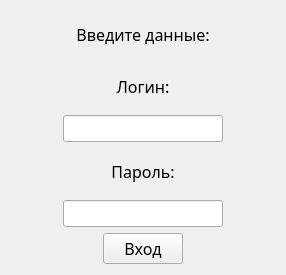
<?xml version="1.0" encoding="UTF-8"?>
<ui version="4.0">
 <class>Login</class>
 <widget class="QWidget" name="Login">
  <property name="geometry">
   <rect>
    <x>0</x>
    <y>0</y>
    <width>286</width>
    <height>275</height>
   </rect>
  </property>
  <property name="windowTitle">
   <string>Form</string>
  </property>
  <layout class="QGridLayout" name="gridLayout_2">
   <item row="0" column="0">
    <layout class="QGridLayout" name="gridLayout">
     <item row="0" column="0">
      <spacer name="horizontalSpacer_3">
       <property name="orientation">
        <enum>Qt::Horizontal</enum>
       </property>
       <property name="sizeHint" stdset="0">
        <size>
         <width>40</width>
         <height>20</height>
        </size>
       </property>
      </spacer>
     </item>
     <item row="0" column="1">
      <layout class="QVBoxLayout" name="verticalLayout">
       <item>
        <widget class="QLabel" name="prosto_label">
         <property name="font">
          <font>
           <family>Segoe Script</family>
           <pointsize>12</pointsize>
          </font>
         </property>
         <property name="text">
          <string>Введите данные:</string>
         </property>
         <property name="alignment">
          <set>Qt::AlignCenter</set>
         </property>
        </widget>
       </item>
       <item>
        <widget class="QLabel" name="login_label">
         <property name="font">
          <font>
           <family>Segoe Script</family>
           <pointsize>12</pointsize>
          </font>
         </property>
         <property name="text">
          <string>Логин:</string>
         </property>
         <property name="alignment">
          <set>Qt::AlignCenter</set>
         </property>
        </widget>
       </item>
       <item>
        <widget class="QLineEdit" name="login_line">
         <property name="font">
          <font>
           <pointsize>12</pointsize>
          </font>
         </property>
         <property name="alignment">
          <set>Qt::AlignCenter</set>
         </property>
        </widget>
       </item>
       <item>
        <widget class="QLabel" name="password_label">
         <property name="font">
          <font>
           <family>Segoe Script</family>
           <pointsize>12</pointsize>
          </font>
         </property>
         <property name="text">
          <string>Пароль:</string>
         </property>
         <property name="alignment">
          <set>Qt::AlignCenter</set>
         </property>
        </widget>
       </item>
       <item>
        <widget class="QLineEdit" name="password_line">
         <property name="font">
          <font>
           <pointsize>12</pointsize>
          </font>
         </property>
         <property name="alignment">
          <set>Qt::AlignCenter</set>
         </property>
        </widget>
       </item>
       <item>
        <layout class="QHBoxLayout" name="horizontalLayout">
         <item>
          <spacer name="horizontalSpacer">
           <property name="orientation">
            <enum>Qt::Horizontal</enum>
           </property>
           <property name="sizeHint" stdset="0">
            <size>
             <width>40</width>
             <height>20</height>
            </size>
           </property>
          </spacer>
         </item>
         <item>
          <widget class="QPushButton" name="Enter">
           <property name="font">
            <font>
             <family>Segoe Script</family>
             <pointsize>12</pointsize>
            </font>
           </property>
           <property name="text">
            <string>Вход</string>
           </property>
          </widget>
         </item>
         <item>
          <spacer name="horizontalSpacer_2">
           <property name="orientation">
            <enum>Qt::Horizontal</enum>
           </property>
           <property name="sizeHint" stdset="0">
            <size>
             <width>40</width>
             <height>20</height>
            </size>
           </property>
          </spacer>
         </item>
        </layout>
       </item>
      </layout>
     </item>
     <item row="0" column="2">
      <spacer name="horizontalSpacer_4">
       <property name="orientation">
        <enum>Qt::Horizontal</enum>
       </property>
       <property name="sizeHint" stdset="0">
        <size>
         <width>40</width>
         <height>20</height>
        </size>
       </property>
      </spacer>
     </item>
    </layout>
   </item>
  </layout>
 </widget>
 <resources/>
 <connections/>
</ui>
